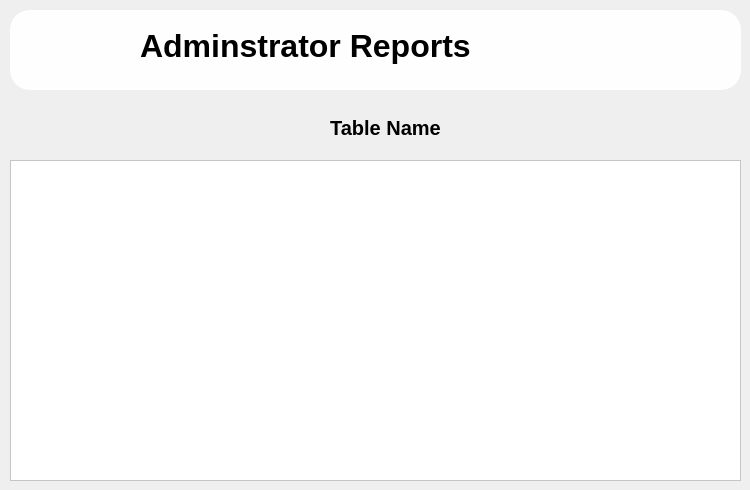
            <widget class="QWidget" name="tab_4">
             <attribute name="icon">
              <iconset resource="resource.qrc">
               <normaloff>:/blueIcon/iconsblue/paperclip.svg</normaloff>:/blueIcon/iconsblue/paperclip.svg</iconset>
             </attribute>
             <attribute name="title">
              <string>Reports</string>
             </attribute>
             <widget class="QTableWidget" name="tableReport">
              <property name="geometry">
               <rect>
                <x>10</x>
                <y>160</y>
                <width>731</width>
                <height>321</height>
               </rect>
              </property>
              <property name="styleSheet">
               <string notr="true">background-color: rgb(255, 255, 255);
font: 12pt &quot;MS Shell Dlg 2&quot;;</string>
              </property>
             </widget>
             <widget class="QFrame" name="frame_15">
              <property name="geometry">
               <rect>
                <x>10</x>
                <y>10</y>
                <width>731</width>
                <height>80</height>
               </rect>
              </property>
              <property name="styleSheet">
               <string notr="true">background-color:#fefeff;
border-radius:20px;</string>
              </property>
              <property name="frameShape">
               <enum>QFrame::StyledPanel</enum>
              </property>
              <property name="frameShadow">
               <enum>QFrame::Raised</enum>
              </property>
              <widget class="QLabel" name="label_49">
               <property name="geometry">
                <rect>
                 <x>130</x>
                 <y>10</y>
                 <width>451</width>
                 <height>51</height>
                </rect>
               </property>
               <property name="font">
                <font>
                 <pointsize>24</pointsize>
                 <weight>75</weight>
                 <bold>true</bold>
                </font>
               </property>
               <property name="text">
                <string>Adminstrator Reports</string>
               </property>
              </widget>
             </widget>
             <widget class="QLabel" name="l61">
              <property name="geometry">
               <rect>
                <x>210</x>
                <y>107</y>
                <width>351</width>
                <height>41</height>
               </rect>
              </property>
              <property name="font">
               <font>
                <pointsize>15</pointsize>
                <weight>75</weight>
                <bold>true</bold>
               </font>
              </property>
              <property name="text">
               <string>Table Name</string>
              </property>
              <property name="alignment">
               <set>Qt::AlignCenter</set>
              </property>
             </widget>
            </widget>
